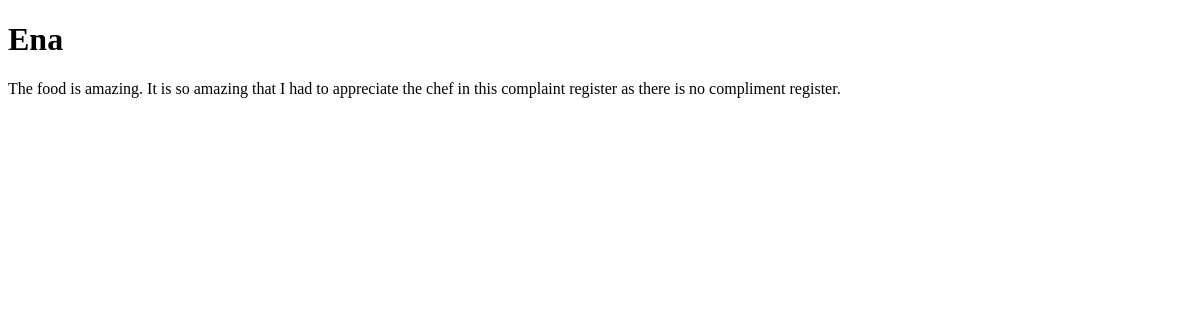
The page /cms/read/2 on the database as committed earlier.
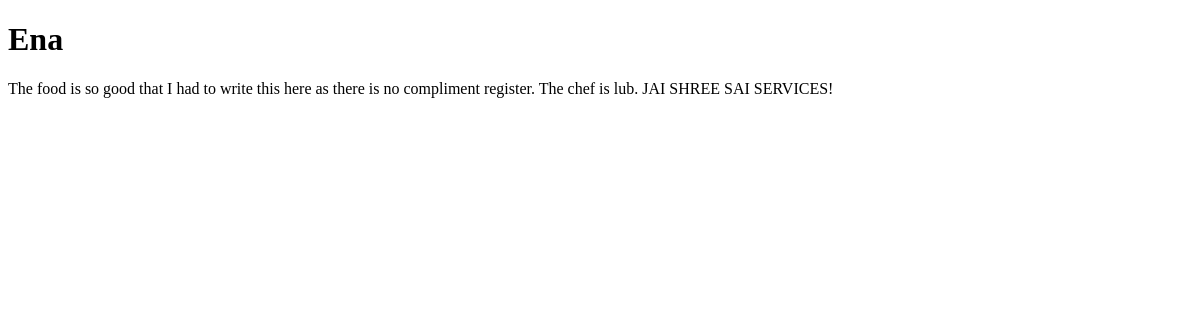
The same page on the database as committed later.
### cms/models.py (models this page shows, shortened)
class MessComplaint(models.Model):
    messName = models.CharField(max_length=255, blank=False, null=False)
    complaint = models.TextField(blank=False, null=False)

### cms/views.py (the view)
# urls.py: path("read/<int:complaint_id>", read, name="read"),
def read(request, complaint_id):
    if complaint_id:
        complaint_post = MessComplaint.objects.filter(pk=complaint_id)
        return render(
            request=request,
            template_name="cms/read.html",
            context={"complaint_post": complaint_post.get()},
        )

### templates/cms/read.html (shortened to what this page needs)
<!DOCTYPE html>
<html lang="en">
  <head>
  </head>
  <body>
    <h1>{{complaint_post.messName}}</h1>
    <p>{{complaint_post.complaint}}</p>
  </body>
</html>

Rows that differ between the two databases and show on the page:
changed MessComplaint "Ena": complaint "The food is amazing. It is so amazing that I had to appreciate the chef in this complaint register as there is no compliment register." → "The food is so good that I had to write this here as there is no compliment register. The chef is lub. JAI SHREE SAI SERVICES!"
